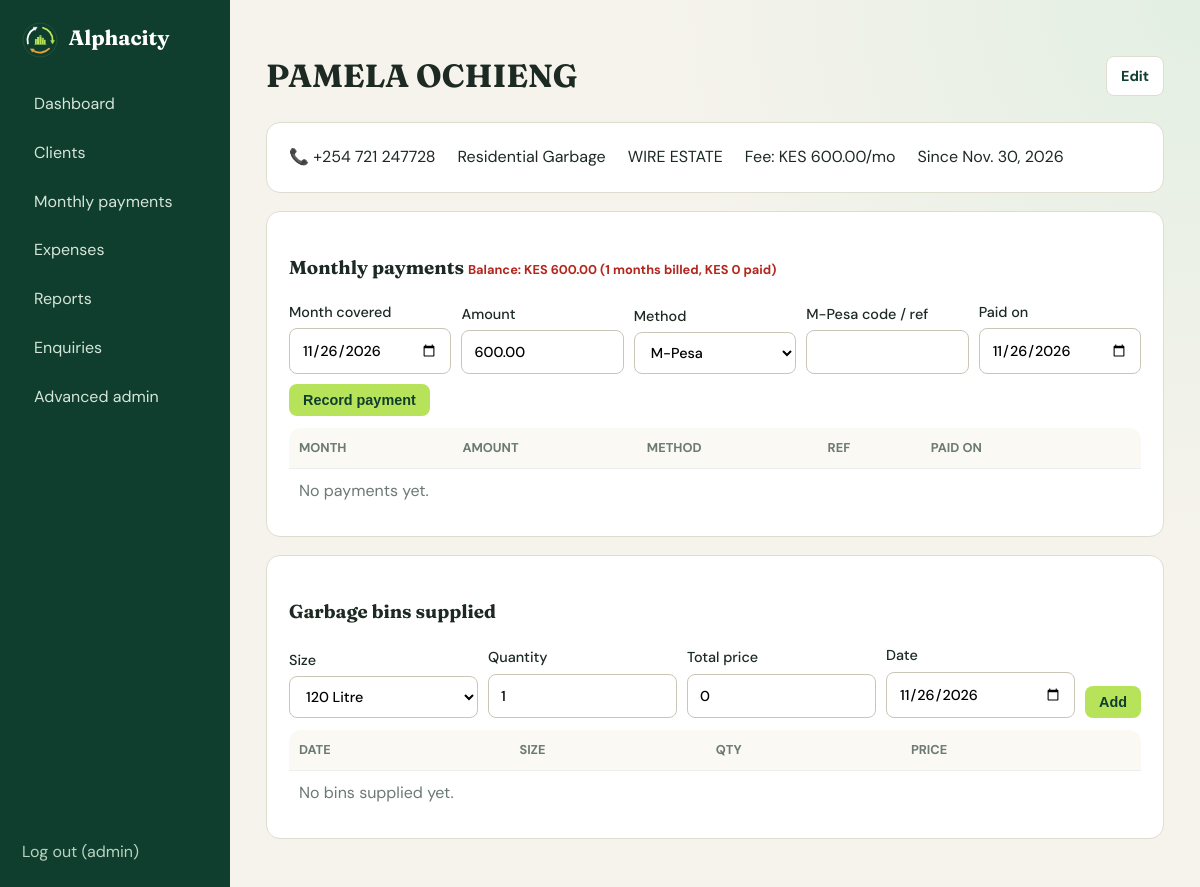
Page /clients/1/ (signed in) on the committed database.
### core/models.py (models this page shows, shortened)
class Client(models.Model):
    name = models.CharField(max_length=150)
    phone = models.CharField(max_length=20)
    email = models.EmailField(blank=True)
    service = models.CharField(max_length=20, choices=SERVICES, default="residential")
    estate = models.CharField("Estate / Area", max_length=120, blank=True)
    address = models.CharField(max_length=200, blank=True)
    monthly_fee = models.DecimalField(max_digits=9, decimal_places=2, default=300)
    start_date = models.DateField(default=date.today)
    active = models.BooleanField(default=True)
    notes = models.TextField(blank=True)
    created = models.DateTimeField(auto_now_add=True)
    class Meta:
        ordering = ["name"]
    @property
    def months_billed(self):
        t = date.today()
        return max((t.year - self.start_date.year) * 12 + t.month - self.start_date.month + 1, 0)
    @property
    def total_paid(self):
        return self.payments.aggregate(s=Sum("amount"))["s"] or 0
    @property
    def balance(self):
        return self.months_billed * self.monthly_fee - self.total_paid

### core/views.py (the view)
# urls.py: path("clients/<int:pk>/", v.client_detail, name="client_detail"),
@login_required
def client_detail(request, pk):
    c = get_object_or_404(Client, pk=pk)
    return render(request, "core/client_detail.html", _detail_ctx(
        c, pform=PaymentForm(initial={"month": date.today(), "amount": c.monthly_fee}), bform=BinForm()))

### core/forms.py
class PaymentForm(Styled):
    class Meta:
        model = Payment
        fields = ["month", "amount", "method", "reference", "paid_on"]
        widgets = {"month": forms.DateInput(attrs={"type": "date"}), "paid_on": forms.DateInput(attrs={"type": "date"})}

class BinForm(Styled):
    class Meta:
        model = BinSupply
        fields = ["size", "quantity", "price", "date"]
        widgets = {"date": forms.DateInput(attrs={"type": "date"})}

### core/views.py (called while the page is built)
def _detail_ctx(c, **extra):
    return {"c": c, "payments": c.payments.all(), "bins": c.bins.all(), **extra}

### core/templates/core/client_detail.html
{% extends "core/app.html" %}{% block content %}
<div class="bar"><h1>{{ c.name }}</h1><a class="btn sm ghost-d" href="{% url 'client_edit' c.pk %}">Edit</a></div>
<div class="card info"><span>📞 {{ c.phone }}</span><span>{{ c.get_service_display }}</span><span>{{ c.estate }} {{ c.address }}</span><span>Fee: KES {{ c.monthly_fee }}/mo</span><span>Since {{ c.start_date }}</span></div>
<div id="pay">{% include "core/partials/payments_block.html" %}</div>
<div id="bin">{% include "core/partials/bins_block.html" %}</div>{% endblock %}

### core/templates/core/app.html
{% extends "core/base.html" %}
{% load static %}
{% block body %}<div class="app"><aside><a class="brand" href="/"><img class="logo" src="{% static 'img/icon.svg' %}" alt=""> Alphacity</a>
<nav><a href="{% url 'dashboard' %}">Dashboard</a><a href="{% url 'clients' %}">Clients</a>
<a href="{% url 'payments' %}">Monthly payments</a><a href="{% url 'expenses' %}">Expenses</a><a href="{% url 'reports' %}">Reports</a><a href="{% url 'enquiries' %}">Enquiries</a>
<a href="{% url 'admin:index' %}">Advanced admin</a></nav>
<form method="post" action="{% url 'logout' %}">{% csrf_token %}<button class="link">Log out ({{ request.user.username }})</button></form></aside>
<main>{% block content %}{% endblock %}</main></div>{% endblock %}

### core/templates/core/base.html (shortened to what this page needs)
{% load static %}<!doctype html>
<html lang="en"><head><meta charset="utf-8"><meta name="viewport" content="width=device-width,initial-scale=1">
<link rel="stylesheet" href="{% static 'css/style.css' %}">
<script src="https://unpkg.com/htmx.org@1.9.12"></script></head>
<body hx-headers='{"X-CSRFToken": "{{ csrf_token }}"}'>{% block body %}{% endblock %}</body></html>

### core/templates/core/partials/payments_block.html
<div class="card"><h3>Monthly payments <small class="{% if c.balance > 0 %}owe{% endif %}">Balance: KES {{ c.balance }} ({{ c.months_billed }} months billed, KES {{ c.total_paid }} paid)</small></h3>
<form class="inline" hx-post="{% url 'payment_add' c.pk %}" hx-target="#pay" hx-swap="innerHTML">
{% for f in pform %}<label>{{ f.label }}{{ f }}{{ f.errors }}</label>{% endfor %}<button class="btn sm">Record payment</button></form>
<table class="tbl"><tr><th>Month</th><th>Amount</th><th>Method</th><th>Ref</th><th>Paid on</th><th></th></tr>
{% for p in payments %}<tr><td>{{ p.month|date:"M Y" }}</td><td>{{ p.amount }}</td><td>{{ p.get_method_display }}</td><td>{{ p.reference }}</td><td>{{ p.paid_on }}</td>
<td><a href="{% url 'receipt' p.pk %}" target="_blank">Receipt</a> <button class="link dl" hx-post="{% url 'payment_delete' p.pk %}" hx-target="#pay" hx-confirm="Delete this payment?">✕</button></td></tr>
{% empty %}<tr><td colspan="6" class="muted">No payments yet.</td></tr>{% endfor %}</table></div>

### core/templates/core/partials/bins_block.html
<div class="card"><h3>Garbage bins supplied</h3>
<form class="inline" hx-post="{% url 'bin_add' c.pk %}" hx-target="#bin" hx-swap="innerHTML">
{% for f in bform %}<label>{{ f.label }}{{ f }}{{ f.errors }}</label>{% endfor %}<button class="btn sm">Add</button></form>
<table class="tbl"><tr><th>Date</th><th>Size</th><th>Qty</th><th>Price</th></tr>
{% for b in bins %}<tr><td>{{ b.date }}</td><td>{{ b.get_size_display }}</td><td>{{ b.quantity }}</td><td>{{ b.price }}</td></tr>
{% empty %}<tr><td colspan="4" class="muted">No bins supplied yet.</td></tr>{% endfor %}</table></div>

### static/css/style.css (style rules this page uses)
:root { --g:#0f3d2e;--g2:#1c6b4f;--lime:#b7e35b;--amber:#e9a23b;--bg:#f5f3ec;--ink:#1d2a24;--mut:#6b7a72;--line:#dfdcd0 }
* { box-sizing:border-box }
body { margin:0;font:16px/1.55 'DM Sans',sans-serif;background:var(--bg);color:var(--ink) }
h1,h2,h3,.brand { font-family:Fraunces,serif }
h1 small,h3 small { font:400 .8rem 'DM Sans';color:var(--mut) }
a { color:var(--g2) }
.muted { color:var(--mut) }
.brand { color:#fff!important;font-size:1.3rem;font-weight:700;text-decoration:none }
.btn { display:inline-block;background:var(--lime);color:var(--g)!important;border:0;padding:12px 22px;border-radius:8px;font-weight:700;cursor:pointer;text-decoration:none;font-size:1rem }
.btn.sm { padding:8px 14px;font-size:.9rem }
.btn.ghost-d { background:#fff;border:1px solid var(--line) }
.card { background:#fff;border:1px solid var(--line);border-radius:14px;padding:22px;margin-bottom:18px }
label { display:flex;flex-direction:column;gap:5px;font-weight:500;font-size:.9rem }
.input,input[type=text],input[type=password] { padding:10px 12px;border:1px solid #c9c6b8;border-radius:8px;font:inherit;background:#fff;width:100% }
.app { display:grid;grid-template-columns:230px 1fr;min-height:100vh }
aside { background:var(--g);padding:22px;display:flex;flex-direction:column;gap:24px }
aside nav { display:flex;flex-direction:column;gap:4px;flex:1 }
aside nav a { color:#d5e6d9;text-decoration:none;padding:10px 12px;border-radius:8px }
.link { background:none;border:0;color:#b9d3c1;cursor:pointer;font:inherit;padding:0 }
main { padding:30px 36px;overflow:auto }
.bar { display:flex;justify-content:space-between;align-items:center;gap:12px }
.tbl { width:100%;border-collapse:collapse;background:#fff;border-radius:12px;overflow:hidden }
.tbl th { text-align:left;font-size:.8rem;color:var(--mut);text-transform:uppercase;padding:10px;background:#faf9f4 }
.tbl td { padding:10px;border-top:1px solid #eee }
.owe { color:#b3261e;font-weight:700 }
.inline { display:flex;flex-wrap:wrap;gap:10px;align-items:end;margin:12px 0 }
.inline label { flex:1 1 120px }
.info { display:flex;flex-wrap:wrap;gap:22px }
main { background:radial-gradient(circle at 100% 0,#e3efe3 0,transparent 40%),var(--bg) }
.logo { height:36px;width:36px;vertical-align:middle;margin-right:6px }

### rows in the picture
Client: name "PAMELA OCHIENG", phone "+254 721 247728", service "Residential Garbage", estate "WIRE ESTATE", monthly_fee "600.00", start_date "Nov. 30, 2026", balance "600.00", months_billed "1", total_paid "0"

### other values in the picture
{{ request.user.username }} "admin"
{{ f.label }} "Month covered" "Amount" "Method" "M-Pesa code / ref" "Paid on"
{{ f.label }} "Size" "Quantity" "Total price" "Date"
